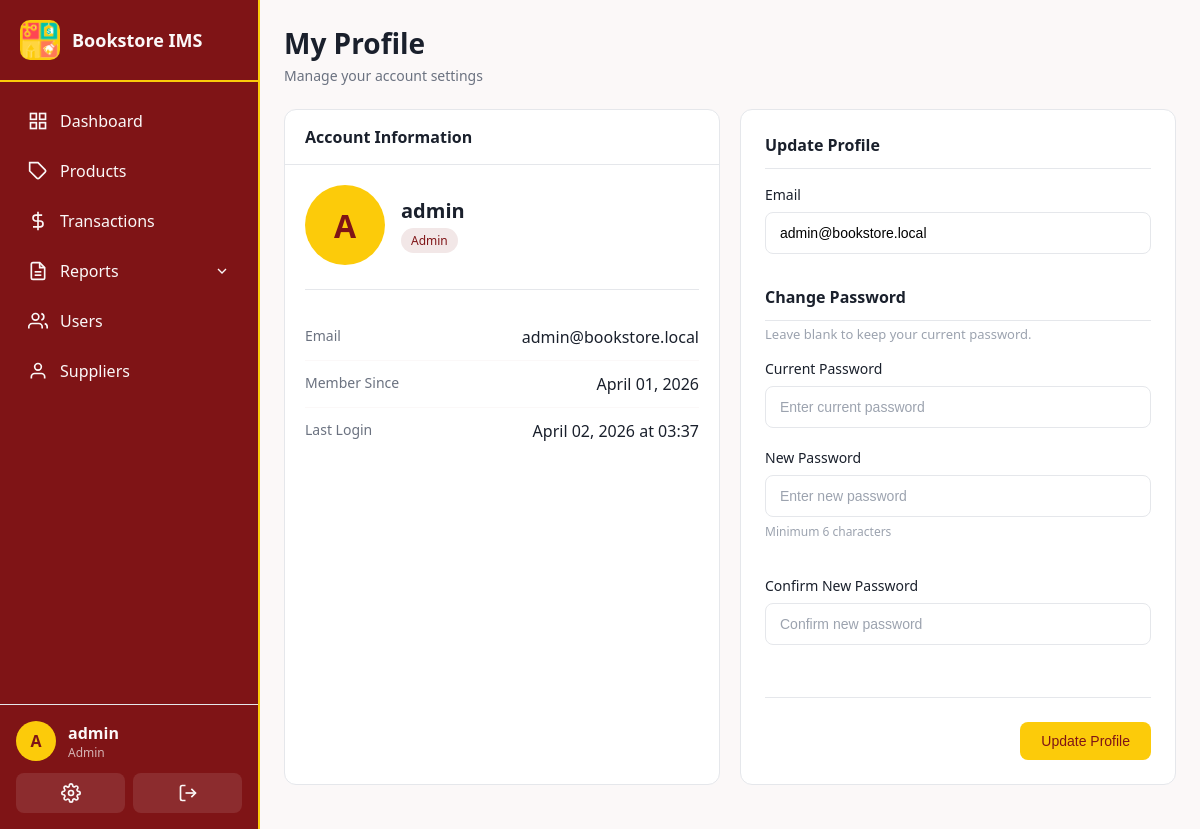
Before: /users/profile (signed in) with the older database file.
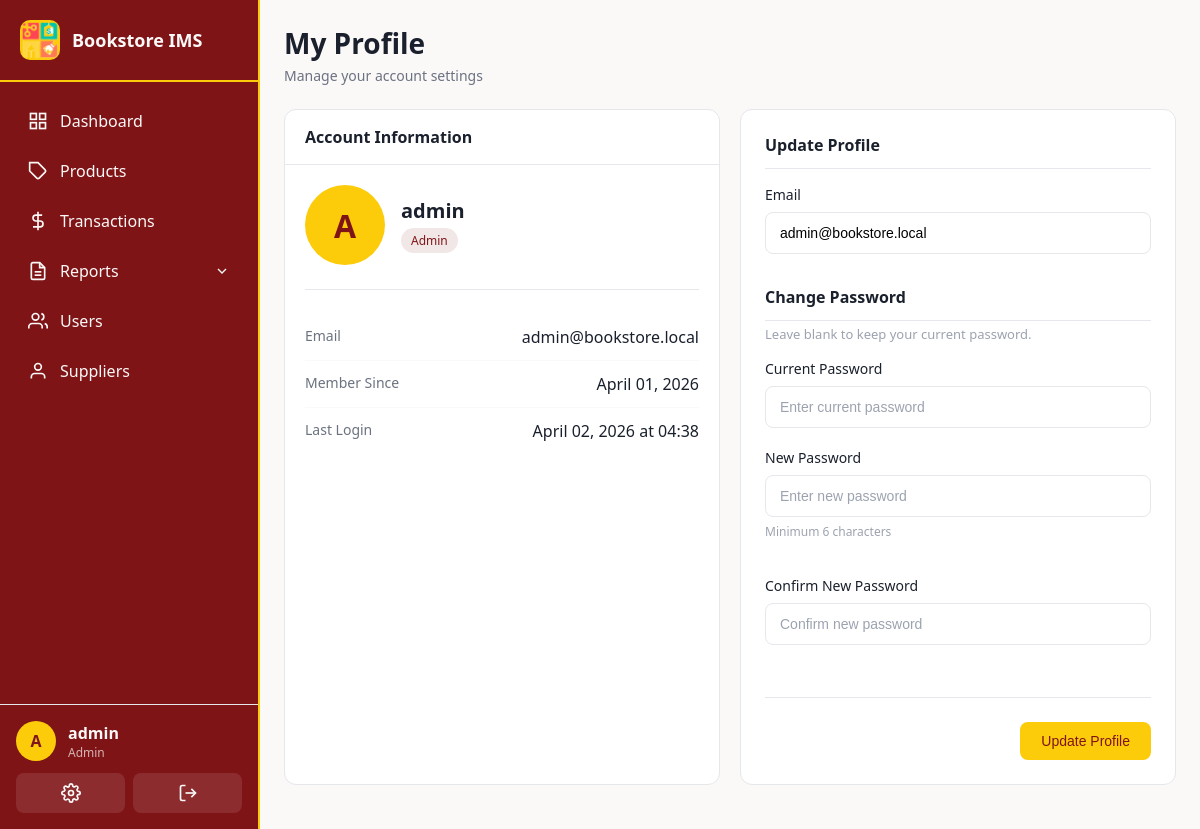
After: the same page with the newer database file.
### app/models.py (models this page shows, shortened)
class User(UserMixin, db.Model):
    __tablename__ = 'users'
    id = db.Column(db.Integer, primary_key=True)
    username = db.Column(db.String(80), unique=True, nullable=False, index=True)
    email = db.Column(db.String(120), unique=True, nullable=False)
    password_hash = db.Column(db.String(256), nullable=False)
    role = db.Column(db.String(20), nullable=False, default=Role.STAFF)
    is_active = db.Column(db.Boolean, default=True)
    created_at = db.Column(db.DateTime, default=utc_now)
    last_login = db.Column(db.DateTime)
    transactions = db.relationship('Transaction', backref='user', lazy='dynamic')
    audit_logs = db.relationship('AuditLog', backref='user', lazy='dynamic')
    cash_ledger_entries = db.relationship('CashLedger', backref='user', lazy='dynamic')
    def is_admin(self):
        return self.role == Role.ADMIN

### app/routes/users.py (the view, shortened to what this page needs)
@users_bp.route('/profile', methods=['GET', 'POST'])
@login_required
def profile():
    return render_template('users/profile.html')

### app/__init__.py (called while the page is built)
@login_manager.user_loader
def load_user(user_id):
    return db.session.get(User, int(user_id))

### app/templates/users/profile.html (shortened to what this page needs)
{% extends "base.html" %}
{% block content %}
<div class="page-header">
  <div class="page-header-left">
    <h1>My Profile</h1>
    <p class="page-subtitle">Manage your account settings</p>
  </div>
</div>
<div class="detail-grid">
  <div class="detail-card">
    <div class="card-header">
      <h3>Account Information</h3>
    </div>
    <div class="card-body">
      <div class="profile-header">
        <div class="user-avatar large">{{ current_user.username[0].upper() }}</div>
        <div class="profile-info">
          <h2>{{ current_user.username }}</h2>
          <span class="badge badge-{{ 'primary' if current_user.role == 'admin' else 'secondary' }}">
            {{ current_user.role.title() }}
          </span>
        </div>
      </div>
      <div class="detail-row">
        <span class="detail-label">Email</span>
        <span class="detail-value">{{ current_user.email }}</span>
      </div>
      <div class="detail-row">
        <span class="detail-label">Member Since</span>
        <span class="detail-value">{{ current_user.created_at.strftime('%B %d, %Y') }}</span>
      </div>
      <div class="detail-row">
        <span class="detail-label">Last Login</span>
        <span class="detail-value">
          {% if current_user.last_login %}
          {{ current_user.last_login.strftime('%B %d, %Y at %H:%M') }}
          {% else %}
          First login
          {% endif %}
        </span>
      </div>
    </div>
  </div>
  <div class="form-card">
    <form method="POST" action="{{ url_for('users.profile') }}">
      <div class="form-section">
        <h3>Update Profile</h3>
        <div class="form-group">
          <label for="email">Email</label>
          <input type="email" id="email" name="email" required
                 value="{{ current_user.email }}"
                 placeholder="Enter email address">
        </div>
      </div>
      <div class="form-section">
        <h3>Change Password</h3>
        <p class="section-note">Leave blank to keep your current password.</p>
        <div class="form-group">
          <label for="current_password">Current Password</label>
          <input type="password" id="current_password" name="current_password"
                 placeholder="Enter current password">
        </div>
        <div class="form-row">
          <div class="form-group">
            <label for="new_password">New Password</label>
            <input type="password" id="new_password" name="new_password" minlength="6"
                   placeholder="Enter new password">
            <small>Minimum 6 characters</small>
          </div>
          <div class="form-group">
            <label for="confirm_password">Confirm New Password</label>
            <input type="password" id="confirm_password" name="confirm_password"
                   placeholder="Confirm new password">
          </div>
        </div>
      </div>
      <div class="form-actions">
        <button type="submit" class="btn btn-primary">Update Profile</button>
      </div>
    </form>
  </div>
</div>
{% endblock %}

### app/templates/base.html (shortened to what the changed rows need)
<!doctype html>
<html>
  <head>
    <link rel="stylesheet" href="{{ url_for('static', filename='css/main.css') }}">
  </head>
  <body class="{% block body_class %}{% endblock %}">
    {% if current_user.is_authenticated %}
    <nav class="sidebar" id="mobile-sidebar">
      <div class="sidebar-header">
        <div class="sidebar-logo">
          <img src="{{ url_for('static', filename='images/bookstore-logo.png') }}" alt="Bookstore Logo" style="width: 100%; height: 100%; object-fit: contain;">
        </div>
        <span class="sidebar-title">Bookstore IMS</span>
      </div>
      <ul class="sidebar-menu">
        <li class="{% if request.endpoint == 'main.dashboard' %}active{% endif %}">
          <a href="{{ url_for('main.dashboard') }}">
            <svg viewBox="0 0 24 24" fill="none" stroke="currentColor" stroke-width="2">
              <rect x="3" y="3" width="7" height="7"></rect>
              <rect x="14" y="3" width="7" height="7"></rect>
              <rect x="14" y="14" width="7" height="7"></rect>
              <rect x="3" y="14" width="7" height="7"></rect>
            </svg>
            <span>Dashboard</span>
          </a>
        </li>
        <li class="{% if 'products' in request.endpoint %}active{% endif %}">
          <a href="{{ url_for('products.list_products') }}">
            <svg viewBox="0 0 24 24" fill="none" stroke="currentColor" stroke-width="2">
              <path d="M20.59 13.41l-7.17 7.17a2 2 0 0 1-2.83 0L2 12V2h10l8.59 8.59a2 2 0 0 1 0 2.82z"></path>
              <line x1="7" y1="7" x2="7.01" y2="7"></line>
            </svg>
            <span>Products</span>
          </a>
        </li>
        <li class="{% if 'transactions' in request.endpoint %}active{% endif %}">
          <a href="{{ url_for('transactions.list_transactions') }}">
            <svg viewBox="0 0 24 24" fill="none" stroke="currentColor" stroke-width="2">
              <line x1="12" y1="1" x2="12" y2="23"></line>
              <path d="M17 5H9.5a3.5 3.5 0 0 0 0 7h5a3.5 3.5 0 0 1 0 7H6"></path>
            </svg>
            <span>Transactions</span>
          </a>
        </li>
        <li class="submenu-trigger {% if 'reports' in request.endpoint %}active{% endif %}">
          <a href="#">
            <svg viewBox="0 0 24 24" fill="none" stroke="currentColor" stroke-width="2">
              <path d="M14 2H6a2 2 0 0 0-2 2v16a2 2 0 0 0 2 2h12a2 2 0 0 0 2-2V8z"></path>
              <polyline points="14 2 14 8 20 8"></polyline>
              <line x1="16" y1="13" x2="8" y2="13"></line>
              <line x1="16" y1="17" x2="8" y2="17"></line>
            </svg>
            <span>Reports</span>
            <svg class="submenu-arrow" viewBox="0 0 24 24" fill="none" stroke="currentColor" stroke-width="2">
              <polyline points="6 9 12 15 18 9"></polyline>
            </svg>
          </a>
        </li>
        {% if current_user.is_admin() %}
        <li class="{% if 'users' in request.endpoint and request.endpoint != 'users.profile' %}active{% endif %}">
          <a href="{{ url_for('users.list_users') }}">
            <svg viewBox="0 0 24 24" fill="none" stroke="currentColor" stroke-width="2">
              <path d="M17 21v-2a4 4 0 0 0-4-4H5a4 4 0 0 0-4 4v2"></path>
              <circle cx="9" cy="7" r="4"></circle>
              <path d="M23 21v-2a4 4 0 0 0-3-3.87"></path>
              <path d="M16 3.13a4 4 0 0 1 0 7.75"></path>
            </svg>
            <span>Users</span>
          </a>
        </li>
        <li class="{% if 'suppliers' in request.endpoint %}active{% endif %}">
          <a href="{{ url_for('suppliers.list_suppliers') }}">
            <svg viewBox="0 0 24 24" fill="none" stroke="currentColor" stroke-width="2">
              <path d="M20 21v-2a4 4 0 0 0-4-4H8a4 4 0 0 0-4 4v2"></path>
              <circle cx="12" cy="7" r="4"></circle>
            </svg>
            <span>Suppliers</span>
          </a>
        </li>
        {% endif %}
      </ul>
      <div class="sidebar-footer">
        <div class="user-info">
          <div class="user-avatar">{{ current_user.username[0].upper() }}</div>
          <div class="user-details">
            <span class="user-name">{{ current_user.username }}</span>
            <span class="user-role">{{ current_user.role.title() }}</span>
          </div>
        </div>
        <div class="sidebar-actions">
          <a href="{{ url_for('users.profile') }}" class="action-btn" title="Profile">
          </a>
          <a href="{{ url_for('auth.logout') }}" class="action-btn" title="Logout">
            <svg viewBox="0 0 24 24" fill="none" stroke="currentColor" stroke-width="2">
              <path d="M9 21H5a2 2 0 0 1-2-2V5a2 2 0 0 1 2-2h4"></path>
              <polyline points="16 17 21 12 16 7"></polyline>
              <line x1="21" y1="12" x2="9" y2="12"></line>
            </svg>
          </a>
        </div>
      </div>
    </nav>
    <main class="main-content">
      {% block content %}{% endblock %}
    </main>
    {% else %}
    {% block content_public %}{% endblock %}
    {% endif %}
  </body>
</html>

Changed rows visible on the page:
changed User "admin": last_login "April 02, 2026 at 03:37" → "April 02, 2026 at 04:38"
